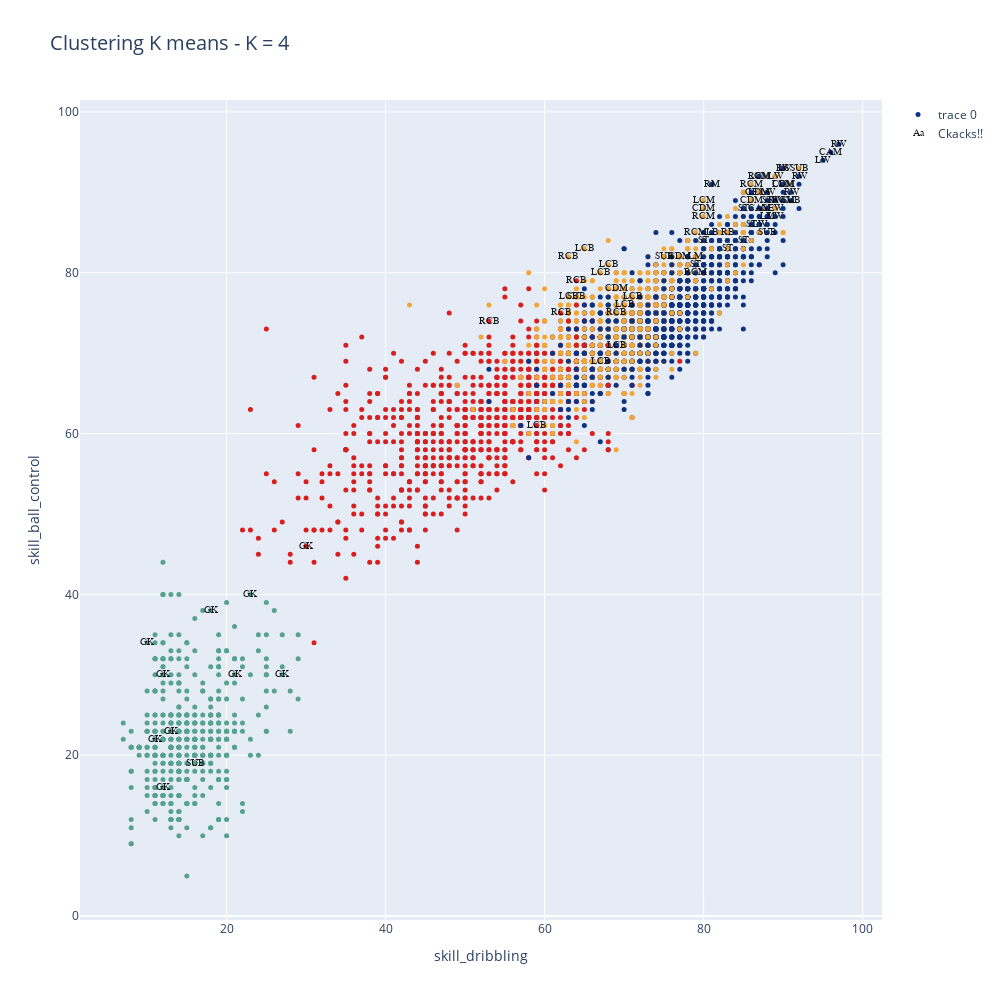

This figure's notebook cell:
### Markdown cell above
**Graficamos el resultado kmedias con la cantidad de clases elegida: Visualizamos de a dos variables por vez**

### Code cell
data=[]
bool_crack=df_n["overall"] > 85
bool_no_crack=df_n["overall"]<86


#Eligo dos números entre 0 y  de n_skills-1
skill_1=skills_ratings[skills_ratings.index('skill_dribbling')]
skill_2=skills_ratings[skills_ratings.index('skill_ball_control')]


kmean_clusters = go.Scatter(x=df_skills[skill_1], y=df_skills[skill_2],
                            mode='markers',
                            text=df_n.loc[:,'team_position'],
                            marker=dict(
                                size=5,
                                color = clusters.astype(np.float), #set color equal to a variable
                                colorscale='Portland',
                                showscale=False)
                           )

crack =go.Scatter(x=df_skills.loc[bool_crack,skill_1], y=df_skills.loc[bool_crack,skill_2],name='Ckacks!!',
                      text=df_n.loc[bool_crack,'team_position'],
                      textfont=dict(family='sans serif',size=10,color='black'),
                      opacity=0.9,mode='text')

data=[kmean_clusters,crack]

layout = go.Layout(title="Clustering K means - K = {} ".format(n_cluster_kmean),titlefont=dict(size=20),
                xaxis=dict(title=skill_1),
                yaxis=dict(title=skill_2),
                autosize=False, width=1000,height=1000)

fig = go.Figure(data=data, layout=layout)

iplot(fig)

### Figure 1 — Plotly figure (JSON) as saved in the notebook; plotly's stock layout.template omitted (floating-point values rounded to 4 significant figures; data arrays with more than 128 entries replaced by an {"elided": "..."} marker saying what was removed)
{"data": [{"marker": {"color": {"elided": "4756 int values"}, "colorscale": [[0, "rgb(12,51,131)"], [0.25, "rgb(10,136,186)"], [0.5, "rgb(242,211,56)"], [0.75, "rgb(242,143,56)"], [1, "rgb(217,30,30)"]], "showscale": false, "size": 5}, "mode": "markers", "text": {"elided": "4756 str values"}, "type": "scatter", "x": {"elided": "4756 int values"}, "y": {"elided": "4756 int values"}}, {"mode": "text", "name": "Ckacks!!", "opacity": 0.9, "text": ["RW", "LW", "CAM", "GK", "LW", "RCM", "GK", "LCB", "RCM", "RW", "RW", "LCB", "ST", "GK", "GK", "RCM", "LCB", "ST", "LCB", "ST", "ST", "CDM", "LW", "RW", "LDM", "GK", "LW", "RM", "GK", "RCB", "GK", "GK", "GK", "LCM", "ST", "RCB", "LCM", "CAM", "LM", "LW", "LCB", "RW", "CDM", "LM", "CDM", "LCB", "CF", "LCB", "SUB", "LCB", "RCB", "LB", "CDM", "SUB", "LS", "SUB", "RCB", "LCB", "RCM", "SUB", "GK", "RB", "SUB", "CF", "RCM", "CDM", "LW", "RCB", "LCM", "RCM", "SUB", "ST", "ST"], "textfont": {"color": "black", "family": "sans serif", "size": 10}, "type": "scatter", "x": [97, 89, 96, 12, 95, 86, 21, 70, 87, 89, 91, 69, 80, 27, 18, 79, 59, 88, 65, 85, 85, 80, 88, 90, 87, 23, 89, 81, 13, 63, 12, 30, 10, 87, 79, 53, 80, 87, 79, 89, 63, 92, 69, 88, 77, 67, 86, 71, 91, 68, 62, 81, 90, 16, 90, 88, 64, 67, 90, 64, 11, 83, 92, 88, 80, 86, 87, 69, 90, 79, 75, 83, 86], "y": [96, 92, 95, 30, 94, 91, 30, 76, 92, 89, 90, 71, 84, 30, 38, 80, 61, 89, 83, 84, 88, 88, 90, 93, 90, 40, 88, 91, 23, 82, 16, 46, 34, 92, 81, 74, 89, 88, 82, 87, 77, 92, 78, 87, 82, 80, 90, 77, 89, 81, 75, 85, 91, 19, 93, 85, 79, 69, 89, 77, 22, 85, 93, 88, 87, 89, 86, 75, 91, 85, 82, 83, 86]}], "layout": {"autosize": false, "height": 1000, "title": {"font": {"size": 20}, "text": "Clustering K means - K = 4 "}, "width": 1000, "xaxis": {"title": {"text": "skill_dribbling"}}, "yaxis": {"title": {"text": "skill_ball_control"}}}}
